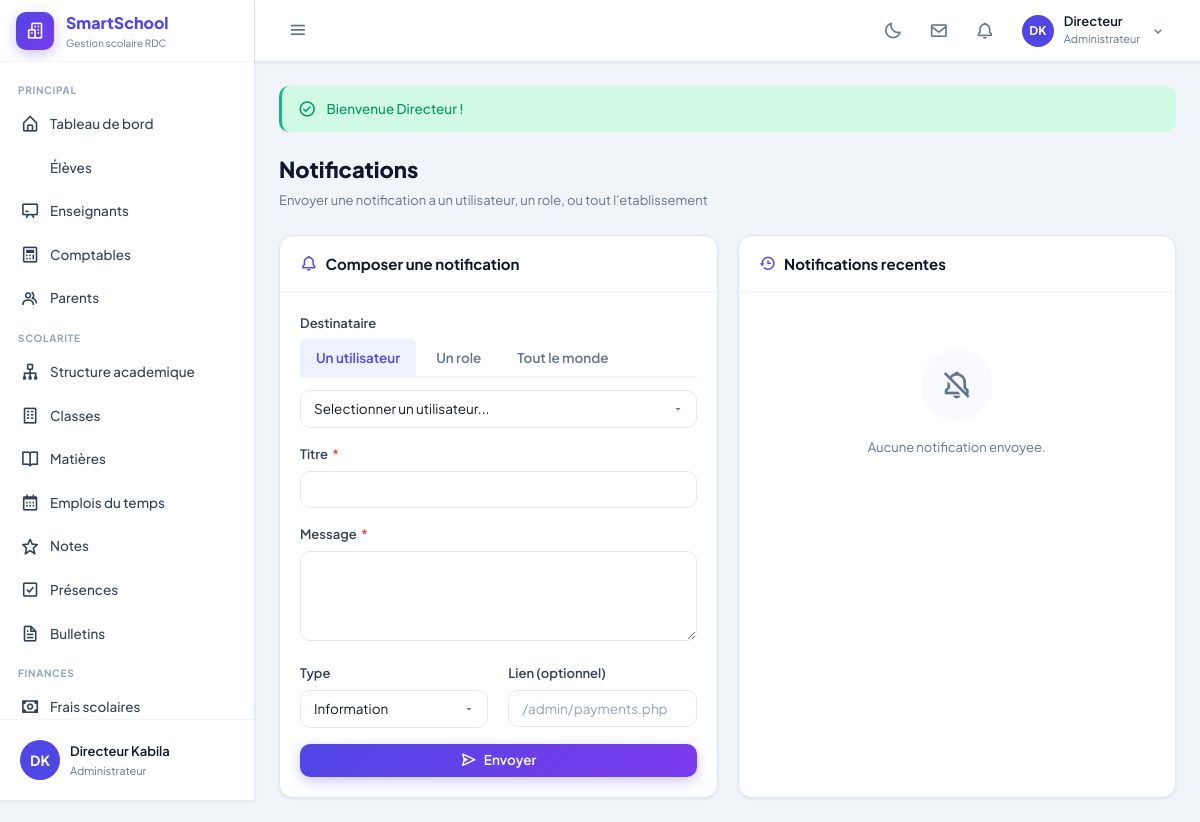
/admin/notifications.php (signed in), run on the app's committed database.
### tables this page shows
CREATE TABLE users (
  id                   INT UNSIGNED      NOT NULL AUTO_INCREMENT,
  role_id              TINYINT UNSIGNED  NOT NULL,
  username             VARCHAR(80)       NOT NULL,
  email                VARCHAR(191)      DEFAULT NULL,
  password             VARCHAR(255)      NOT NULL,
  first_name           VARCHAR(80)       NOT NULL,
  last_name            VARCHAR(80)       NOT NULL,
  phone                VARCHAR(30)       DEFAULT NULL,
  staff_number         VARCHAR(30)       DEFAULT NULL UNIQUE,
  address              TEXT              DEFAULT NULL,
  gender               ENUM('M','F')     DEFAULT 'M',
  date_of_birth        DATE              DEFAULT NULL,
  avatar               VARCHAR(255)      DEFAULT NULL,
  is_active            TINYINT(1)        NOT NULL DEFAULT 1,
  must_change_password TINYINT(1)        NOT NULL DEFAULT 0,
  last_login           TIMESTAMP         NULL DEFAULT NULL,
  created_at           TIMESTAMP         NOT NULL DEFAULT CURRENT_TIMESTAMP,
  updated_at           TIMESTAMP         NOT NULL DEFAULT CURRENT_TIMESTAMP ON UPDATE CURRENT_TIMESTAMP,
  PRIMARY KEY (id),
  UNIQUE KEY uq_username (username),
  UNIQUE KEY uq_email    (email),
  KEY idx_role (role_id),
  CONSTRAINT fk_users_role FOREIGN KEY (role_id) REFERENCES roles(id)
);

### config/database.php (called while the page is built, shortened)
<?php
function getDB(): PDO
{
    static $pdo = null;
    if ($pdo !== null) return $pdo;
    try {
        $dsn = sprintf(
            'mysql:host=%s;dbname=%s;charset=%s',
            DB_HOST, DB_NAME, DB_CHAR
        );
        $pdo = new PDO($dsn, DB_USER, DB_PASS, [
            PDO::ATTR_ERRMODE            => PDO::ERRMODE_EXCEPTION,
            PDO::ATTR_DEFAULT_FETCH_MODE => PDO::FETCH_ASSOC,
            PDO::ATTR_EMULATE_PREPARES   => false,
            PDO::MYSQL_ATTR_INIT_COMMAND => "SET NAMES utf8mb4 COLLATE utf8mb4_unicode_ci",
        ]);
    } catch (PDOException $e) {
        http_response_code(503);
        die('
        <!DOCTYPE html><html lang="fr"><head>
        <meta charset="UTF-8"><title>Erreur de connexion</title>
        <style>body{font-family:sans-serif;display:flex;align-items:center;justify-content:center;min-height:100vh;background:#f8faff;margin:0;}
        .box{background:#fff;border-radius:12px;padding:40px;max-width:500px;text-align:center;box-shadow:0 4px 24px rgba(0,0,0,0.08);}
        h2{color:#ef4444;margin-bottom:12px;}p{color:#64748b;font-size:14px;}</style>
        </head><body><div class="box">
        <h2>⚠️ Impossible de se connecter a la base de donnees</h2>
        <p>Verifiez que MySQL est demarré dans XAMPP et que la base <strong>smartschool</strong> existe.</p>
        <p style="font-size:12px;margin-top:16px;color:#94a3b8">' . htmlspecialchars($e->getMessage()) . '</p>
        </div></body></html>');
    }
    return $pdo;
}
function dbFetchAll(string $sql, array $params = []): array
{
    $stmt = getDB()->prepare($sql);
    $stmt->execute($params);
    return $stmt->fetchAll();
}
function dbFetchOne(string $sql, array $params = []): ?array
{
    $stmt = getDB()->prepare($sql);
    $stmt->execute($params);
    $row = $stmt->fetch();
    return $row ?: null;
}

### bootstrap.php (called while the page is built, shortened)
<?php
require_once 'C:/xampp/htdocs/SmartSchool/config/database.php';
require_once 'C:/xampp/htdocs/SmartSchool/config/functions.php';
if (getSetting('maintenance_mode', '0') === '1') {
    $scriptPath   = str_replace('\\', '/', $_SERVER['SCRIPT_NAME'] ?? '');
    $isSuperAdmin = isLoggedIn() && (int)($_SESSION['user']['role_id'] ?? 0) === ROLE_SUPER_ADMIN
                    && !empty($_SESSION['superadmin_2fa_ok']);
    $isExempt     = str_contains($scriptPath, '/superadmin/') || str_contains($scriptPath, '/auth/');
    if (!$isSuperAdmin && !$isExempt) {
        http_response_code(503);
        require ROOT_PATH . '/includes/maintenance-view.php';
        exit;
    }
}

### admin/notifications.php (the view, shortened to what this page needs)
<?php
require_once 'C:/xampp/htdocs/SmartSchool/bootstrap.php';
$pageSection = 'notifications';
$recentNotifs = dbFetchAll(
    "SELECT n.*, u.first_name, u.last_name, u.role_id
     FROM notifications n JOIN users u ON n.user_id = u.id
     ORDER BY n.created_at DESC LIMIT 20"
);
$allUsers = dbFetchAll("SELECT id, first_name, last_name, role_id FROM users WHERE is_active=1 ORDER BY first_name");
$typeMeta = [
    'info'    => ['info',    'bx-info-circle'],
    'success' => ['success', 'bx-check-circle'],
    'warning' => ['warning', 'bx-error'],
    'danger'  => ['danger',  'bx-error-circle'],
];
require INCLUDES_PATH . '/header.php';
require INCLUDES_PATH . '/sidebar.php';
?>
<div class="main-content">
  <div class="page-wrapper">
    <?= showFlash() ?>
    <div class="page-header">
      <div><h1>Notifications</h1><p>Envoyer une notification a un utilisateur, un role, ou tout l'etablissement</p></div>
    </div>
    <div class="grid-2">
      <div class="card">
        <div class="card-header"><h3><i class="bx bx-bell"></i> Composer une notification</h3></div>
        <div class="card-body">
          <form method="POST">
            <div class="form-group">
              <label class="form-label">Destinataire</label>
              <div class="tabs" style="margin-bottom:12px">
                <button type="button" class="tab-btn active" data-target-tab="user" onclick="switchTarget('user')">Un utilisateur</button>
                <button type="button" class="tab-btn" data-target-tab="role" onclick="switchTarget('role')">Un role</button>
                <button type="button" class="tab-btn" data-target-tab="all" onclick="switchTarget('all')">Tout le monde</button>
              </div>
              <div id="target_user_box">
                <select name="user_id" class="form-control">
                  <option value="">Selectionner un utilisateur...</option>
                </select>
              </div>
            </div>
            <div class="form-group">
              <label class="form-label">Titre <span class="form-required">*</span></label>
              <input type="text" name="title" class="form-control" maxlength="200" required>
            </div>
            <div class="form-group">
              <label class="form-label">Message <span class="form-required">*</span></label>
              <textarea name="message" class="form-control" rows="3" required></textarea>
            </div>
            <div class="grid-2">
              <div class="form-group">
                <label class="form-label">Type</label>
                <select name="type" class="form-control">
                  <option value="info">Information</option>
                </select>
              </div>
              <div class="form-group">
                <label class="form-label">Lien (optionnel)</label>
                <input type="text" name="link" class="form-control" placeholder="/admin/payments.php">
              </div>
            </div>
            <button type="submit" class="btn btn-primary" style="width:100%"><i class="bx bx-send"></i> Envoyer</button>
          </form>
        </div>
      </div>
      <div class="card">
        <div class="card-header"><h3><i class="bx bx-history"></i> Notifications recentes</h3></div>
        <div class="card-body" style="padding:8px 0">
          <?php if (empty($recentNotifs)): ?>
            <div class="empty-state"><div class="empty-state-icon"><i class="bx bx-bell-off"></i></div><p>Aucune notification envoyee.</p></div>
          <?php else: foreach ($recentNotifs as $n): [$color, $icon] = $typeMeta[$n['type']] ?? ['info','bx-info-circle']; ?>
            <div style="display:flex;gap:12px;padding:10px 20px;align-items:flex-start">
              <div class="stat-icon c-<?= $color ?>" style="width:34px;height:34px;font-size:1rem"><i class="bx <?= $icon ?>"></i></div>
              <div style="flex:1;min-width:0">
                <div class="text-sm font-semibold"><?= clean($n['title']) ?></div>
                <div class="text-xs text-muted truncate">A <?= clean($n['first_name'] . ' ' . $n['last_name']) ?> · <?= $n['is_read'] ? 'Lu' : 'Non lu' ?></div>
              </div>
              <div class="text-xs text-muted" style="white-space:nowrap"><?= timeAgo($n['created_at']) ?></div>
            </div>
          <?php endforeach; endif; ?>
        </div>
      </div>
    </div>
  </div>
</div>
<?php require INCLUDES_PATH . '/footer.php'; ?>

### includes/sidebar.php (shortened to what this page needs)
<?php
$user        = currentUser();
$roleId      = currentRole();
$schoolName  = getSetting('school_name', APP_NAME);
$unreadMsgs  = countUnreadMessages($user['id']);
$unreadNotif = countUnreadNotifications($user['id']);
$section     = $pageSection ?? '';
$menus = [];
$roleColors_css = [
    1=>'var(--purple)',2=>'var(--primary)',3=>'var(--cyan)',
    4=>'var(--success)',5=>'var(--warning)',6=>'var(--danger)',
];
$avatarBg = $roleColors_css[$roleId] ?? 'var(--primary)';
?>
<aside class="sidebar" id="sidebar">
  <a href="<?= BASE_URL ?>/index.php" class="sidebar-brand">
    <div class="sidebar-brand-icon"><i class="bx bx-buildings"></i></div>
    <div class="sidebar-brand-text">
      <div class="sidebar-brand-name"><?= clean($schoolName) ?></div>
      <div class="sidebar-brand-sub">Gestion scolaire RDC</div>
    </div>
  </a>
  <nav class="sidebar-nav" id="sidebarNav">
    <?php foreach ($menus as $item): ?>
      <?php if (isset($item['section'])): ?>
        <div class="nav-section-title"><?= $item['section'] ?></div>
      <?php else: ?>
        <div class="nav-item">
          <a href="<?= BASE_URL . $item['url'] ?>"
             class="nav-link <?= $section === $item['key'] ? 'active' : '' ?>"
             data-tip="<?= clean($item['label']) ?>">
            <i class="bx <?= $item['icon'] ?> nav-icon"></i>
            <span class="nav-text"><?= clean($item['label']) ?></span>
          </a>
        </div>
      <?php endif; ?>
    <?php endforeach; ?>
  </nav>
  <div class="sidebar-footer">
    <a href="<?= BASE_URL ?>/auth/profile.php" class="sidebar-user">
      <div class="avatar avatar-40" style="background:<?= $avatarBg ?>">
        <?php if (!empty($user['avatar'])): ?>
          <img src="<?= UPLOADS_URL ?>/avatars/<?= clean($user['avatar']) ?>" alt="avatar">
        <?php else: ?>
          <?= getInitials($user['first_name'], $user['last_name']) ?>
        <?php endif; ?>
      </div>
      <div class="sidebar-user-info">
        <div class="sidebar-user-name"><?= clean($user['first_name']) ?> <?= clean($user['last_name']) ?></div>
        <div class="sidebar-user-role"><?= clean(ROLE_LABELS[$roleId] ?? '') ?></div>
      </div>
    </a>
  </div>
</aside>
<header class="topbar">
  <div class="topbar-left">
    <button class="sidebar-toggle" id="sidebarToggle" title="Menu">
      <i class="bx bx-menu"></i>
    </button>
  </div>
  <div class="topbar-right">
    <button class="topbar-icon-btn" id="darkModeBtn" title="Mode sombre/clair">
      <i class="bx <?= isDarkMode() ? 'bx-sun' : 'bx-moon' ?>"></i>
    </button>
    <?php if ($roleId !== ROLE_SUPER_ADMIN): ?>
    <div style="position:relative">
      <?php
        $msgBase = $roleId === ROLE_ADMIN ? 'admin' : ($roleId == 3 ? 'teachers' : ($roleId == 4 ? 'students' : ($roleId == 5 ? 'parents' : 'accountant')));
      ?>
      <a href="<?= BASE_URL ?>/<?= $msgBase ?>/messages.php"
         class="topbar-icon-btn" title="Messages">
        <i class="bx bx-envelope"></i>
      </a>
    </div>
    <?php endif; ?>
    <div style="position:relative">
      <a href="#" class="topbar-icon-btn" title="Notifications"
         data-dropdown="notifMenu">
        <i class="bx bx-bell"></i>
      </a>
    </div>
    <div style="position:relative">
      <div class="topbar-profile" data-dropdown="profileMenu">
        <div class="avatar avatar-32" style="background:<?= $avatarBg ?>">
          <?php if (!empty($user['avatar'])): ?>
            <img src="<?= UPLOADS_URL ?>/avatars/<?= clean($user['avatar']) ?>" alt="avatar">
          <?php else: ?>
            <?= getInitials($user['first_name'], $user['last_name']) ?>
          <?php endif; ?>
        </div>
        <div class="topbar-profile-info">
          <div class="profile-name"><?= clean($user['first_name']) ?></div>
          <div class="profile-role"><?= clean(ROLE_LABELS[$roleId] ?? '') ?></div>
        </div>
        <i class="bx bx-chevron-down" style="color:var(--text-muted);font-size:1rem"></i>
      </div>
    </div>
  </div>
</header>

### assets/css/variables.css (style rules this page uses)
:root { --primary : #4f46e5; --primary-light: #6366f1; --primary-dark : #3730a3; --primary-bg : #eef2ff; --success : #10b981; --success-bg : #d1fae5; --success-dark : #059669; --warning : #f59e0b; --warning-bg : #fef3c7; --warning-dark : #d97706; --danger : #ef4444; --danger-bg : #fee2e2; --danger-dark : #dc2626; --info : #3b82f6; --info-bg : #dbeafe; --info-dark : #2563eb; --cyan : #06b6d4; --cyan-bg : #cffafe; --cyan-dark : #0891b2; --purple : #8b5cf6; --purple-bg : #f3e8ff; --bg-body : #f1f5f9; --bg-card : #ffffff; --bg-hover : #f8faff; --bg-sidebar : #ffffff; --bg-topbar : #ffffff; --text-primary : #0f172a; --text-secondary: #334155; --text-muted : #64748b; --text-light : #94a3b8; --border : #e2e8f0; --border-light : #f1f5f9; --border-focus : #4f46e5; --radius-sm : 6px; --radius : 10px; --radius-lg : 14px; --radius-xl : 20px; --radius-full: 9999px; --shadow-sm : 0 1px 3px rgba(0,0,0,0.08); --shadow : 0 4px 6px rgba(0,0,0,0.05); --shadow-md : 0 10px 15px rgba(0,0,0,0.07); --shadow-lg : 0 20px 25px rgba(0,0,0,0.08); --shadow-primary: 0 4px 14px rgba(79,70,229,0.30); --sidebar-w : 255px; --sidebar-w-sm: 68px; --topbar-h : 62px; --font : 'Plus Jakarta Sans', system-ui, sans-serif; --font-mono: 'JetBrains Mono', monospace; --transition : 200ms ease; --transition-md: 300ms ease; --transition-lg: 400ms cubic-bezier(0.4,0,0.2,1); --grad-primary: linear-gradient(135deg, #4f46e5 0%, #7c3aed 100%); --grad-success: linear-gradient(135deg, #10b981 0%, #06b6d4 100%); --grad-warning: linear-gradient(135deg, #f59e0b 0%, #ef4444 100%); --grad-danger : linear-gradient(135deg, #ef4444 0%, #ec4899 100%); --grad-cyan : linear-gradient(135deg, #06b6d4 0%, #3b82f6 100%); --grad-purple : linear-gradient(135deg, #8b5cf6 0%, #ec4899 100%); --grad-dark : linear-gradient(135deg, #0f172a 0%, #1e293b 100%); --z-sidebar : 100; --z-topbar : 200; --z-dropdown: 300; --z-modal : 400; --z-toast : 500; }
*, *::before, *::after { box-sizing: border-box; margin: 0; padding: 0; }
html { scroll-behavior: smooth; }
body { font-family: var(--font); font-size : 15px; line-height: 1.6; color : var(--text-primary); background : var(--bg-body); -webkit-font-smoothing: antialiased; transition : background var(--transition-md), color var(--transition-md); }
a { color: var(--primary); text-decoration: none; }
button { font-family: var(--font); cursor: pointer; border: none; background: none; }
input, select, textarea { font-family: var(--font); }

### data on the page
users: getInitials($user['first_name'], $user['last_name']) "DK", first_name "Directeur", last_name "Kabila"

### other printed values
$schoolName "SmartSchool"
$item['section'] "PRINCIPAL"
$item['label'] "Tableau de bord"
$item['label'] "Élèves"
$item['label'] "Enseignants"
$item['label'] "Comptables"
$item['label'] "Parents"
$item['section'] "SCOLARITE"
$item['label'] "Structure academique"
$item['label'] "Classes"
$item['label'] "Matières"
$item['label'] "Emplois du temps"
$item['label'] "Notes"
$item['label'] "Présences"
$item['label'] "Bulletins"
